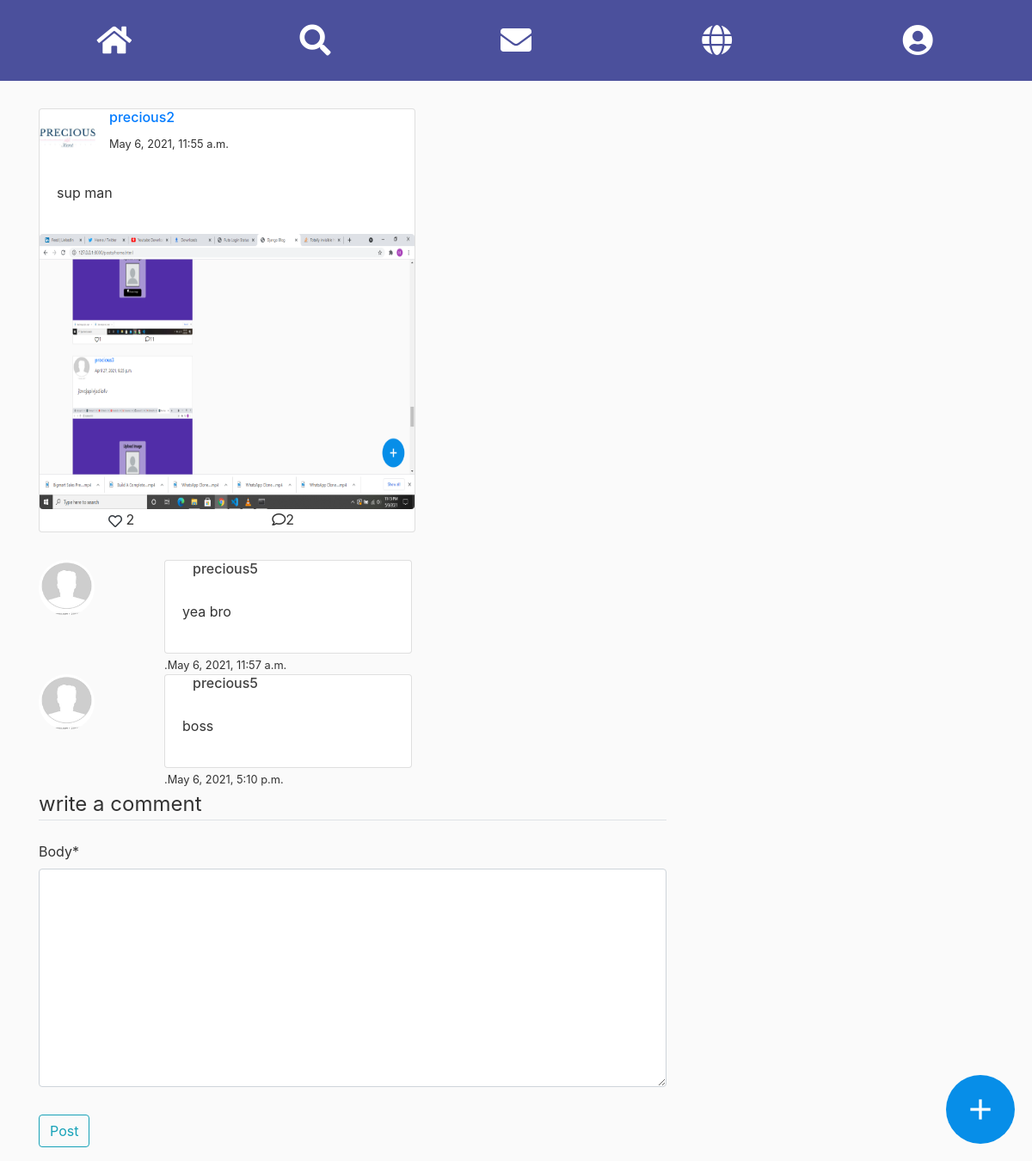
/posts/28/, run on the app's committed database.
### posts/models.py (models this page shows, shortened)
class Posts(models.Model):
	body= models.TextField()
	author=models.ForeignKey(User,on_delete=models.CASCADE)
	date_of_release= models.DateTimeField(default=timezone.now)
	post_image= models.ImageField(upload_to='post_imgs')
	like= models.ManyToManyField(User,related_name='likes', blank=True)
	like_count= models.BigIntegerField(default=0)

class Comment(models.Model):
	post= models.ForeignKey(Posts,on_delete=models.CASCADE, related_name='comments')
	body= models.TextField()
	by=models.ForeignKey(User, on_delete=models.CASCADE,default=1)
	date_created= models.DateTimeField(default=timezone.now)

### users/models.py (models this page shows, shortened)
class Profile(models.Model):
	user = models.OneToOneField(User, on_delete=models.CASCADE)
	FriendsList=models.ManyToManyField("self")
	image = models.ImageField(default='default.jpg', upload_to='profile_pics')

### posts/views.py (the view)
# urls.py: path('posts/<int:pk>/', p_views.postDetail, name='post-detail'),
def postDetail(request, pk):
    post= get_object_or_404(Posts, pk=pk)
    comments= post.comments.all()
    NumComment= comments.count()
    if request.method =='POST':
        form= CommentForm(request.POST, request.FILES)
        if form.is_valid():
            form.instance.by= request.user
            com= form.save(commit=False)
            com.post=post
            com.save()
            return redirect('post-detail',pk=post.pk)
            messages.success(request, f'Commment successful')
    else:
        form= CommentForm()
    context = {
            'post':post,
            'comments':comments,
            'form':form,
            'NumComment':NumComment
            }
    return render(request, 'posts/post-detail.html', context)

### posts/forms.py
class CommentForm(forms.ModelForm):
    class Meta:
        model= Comment
        fields=['body']

### chat/custom_context_processor.py (called while the page is built, shortened)
def DisplayNewMessage(request):
    friendsOne=[]
    friendsTwo=[]
    LastChats=[]
    Last_message_sent=[]
    if request.user.is_anonymous:
        pass
    NumOfMessages= len(LastChats)
    return {
        'NumOfMessages':NumOfMessages,
        }

def notifications(request):
    NumOfNotifications=0
    if request.user.is_anonymous:
        pass
    else:
        friend_requests= AddFriend.objects.filter(receiver=request.user)
        for F in friend_requests:
            NumOfNotifications += 1
    return {
        'NumOfNotifications':NumOfNotifications,
        }

### posts/Templates/posts/post-detail.html (shortened to what this page needs)
{% extends "posts/base.html" %}
{% load crispy_forms_tags %}
{% block content %}
<a href="http://www.google.com" class="material-icons floating-btn">add</a>
<div class="card" style="margin: 2rem 0; width:60%; ">
	<div style="display:flex;">
	<img class="rounded-circle article-img align-baseline" src="{{ post.author.profile.image.url }}">
	<div>
	<a href="#"><h6 class="align-top" >{{ post.author.username }}</a></h6><span><small>{{ post.date_of_release }}</small></span>
	</div>
	</div>
	<div class="card-body">
		<p >{{ post.body }}</p>
	</div>
	<div>
	<img class="rounded mx-auto" style="width:100%; height:20rem;" src="{{ post.post_image.url }}">
	</div>
	<div style="display:flex;">
		<div style="margin-left: 5rem;"><button class="btn btn-link text-dark p-0 border-0 btn-outline-light" id="liked" value="{{ post.pk }}"><i class="far fa-heart" style="background-color: white;"></i></button>{% if post.like_count == 0 %}
			<span id="NumLike"> </span> {% else %}	<span id="NumLike">{{ post.like_count }}</span>{% endif %}</div>
		<div style="margin-left: 10rem;"><i class="far fa-comment"></i><span>{{ NumComment }}</span></div>
	</div>
  </div>
		{%  for comment in  comments  %}
 <div style="display:flex;">
	<div style="width: 20%;">
	<img class="rounded-circle article-img align-baseline" src="{{ comment.by.profile.image.url }}">
	</div>
	<div style="width: 80%;" >
    <div class="card" style="width:18rem;">
	<div style="margin-left: 2rem;">
		<h6>{{ comment.by.username }}</h6>
	</div>
	<div class="card-body">
		<p>{{ comment.body }}</p>
	</div>
	</div>
    <span><small>.{{ comment.date_created }}</small></span>
	</div>
</div>
        {% endfor %}
		<div class="content-section">
			<form method="POST" enctype="multipart/form-data">
				<fieldset class="form-group">
					<legend class="border-bottom mb-4">write a comment</legend>
					{{ form|crispy }}
				</fieldset>
				<div class="form-group">
					<button class="btn btn-outline-info" type="submit">Post</button>
				</div>
			</form>
		</div>
{% endblock content %}

### posts/Templates/posts/base.html (shortened to what this page needs)
{% load static %}
<!DOCTYPE html>
<html>
<head>
    <link rel="stylesheet" href="https://maxcdn.bootstrapcdn.com/bootstrap/4.0.0/css/bootstrap.min.css">
    <link rel="stylesheet" href="https://use.fontawesome.com/releases/v5.7.0/css/all.css">
    <link rel="stylesheet" type="text/css" href="{% static 'posts/main.css' %}">
</head>
<body>
    <header class="site-header">
      <div class="navbar">
  <a href="{% url 'posts-home'%}"><i class="fa fa-home"></i></a>
  <a href="{% url 'friends-search' %}"><i class="fa fa-search"></i></a>
  {% if NumOfMessages == 0 %}
<a href="{% url 'chatt' %}"><span><i class="fa fa-envelope"></i></span> </a>
  {% else %}
  <a href="{% url 'chatt' %}"><span><i class="fa fa-envelope"></i></span><span class="badge" style="position: relative; top: -20px; right: 10px; padding: 5px 10px; border-radius: 50%; background: red; color: white;">{{ NumOfMessages }}</span> </a>
  {% endif %}
  {% if NumOfNotifications == 0 %}
<a href="{% url 'notifications' %}"><span><i class="fa fa-globe"></i></span> </a>
  {% else %}
  <a href="{% url 'notifications' %}"><span><i class="fa fa-globe"></i></span><span class="badge" style="position: relative; top: -20px; right: 10px; padding: 5px 10px; border-radius: 50%; background: red; color: white;">{{ NumOfNotifications }}</span> </a>
  {% endif %}
  <a href="{% url 'profile' %}"><i class="fa fa-user-circle" aria-hidden="true"></i></a>
</div>
    </header>
    <main role="main" class="container">
      <div class="row">
        <div class="col-md-8">
          {% block content %}{% endblock %}
        </div>
</body>
</html>

### posts/static/posts/main.css (style rules this page uses)
body { background: #fafafa; color: #333333; margin: 0; }
h1, h2, h3, h4, h5, h6 { color: #444444; }
.article-img { height: 65px; width: 65px; margin-right: 16px; }
.navbar { top: 0px; width: 100%; background-color: #4B509C; overflow: auto; }
.navbar a { float: left; text-align: center; width: 20%; padding: 12px 0; transition: all 0.3s ease; color: white; font-size: 36px; }
.floating-btn { width: 80px; height: 80px; background: #078ee8; display: flex; align-items: center; justify-content: center; text-decoration: none; border-radius: 50%; color: #ffffff; font-size: 40px; box-shadow: 2px 2px 5px rgba(0,0,0,0,0.25); position: fixed; right: 20px; bottom: 20px; transition: background 0.25; }
textarea { width:100%; outline:none; font-size:1rem; padding:1%; border-radius:2rem; }

### data on the page
Posts: author.profile.image (picture), author.username "precious2", date_of_release "May 6, 2021, 11:55 a.m.", body "sup man", post_image (picture), like_count "2"
Comment: by.profile.image (placeholder picture), by.username "precious5", body "yea bro", date_created "May 6, 2021, 11:57 a.m."
Comment: by.profile.image (placeholder picture), by.username "precious5", body "boss", date_created "May 6, 2021, 5:10 p.m."

### other printed values
{{ NumComment }} "2"
